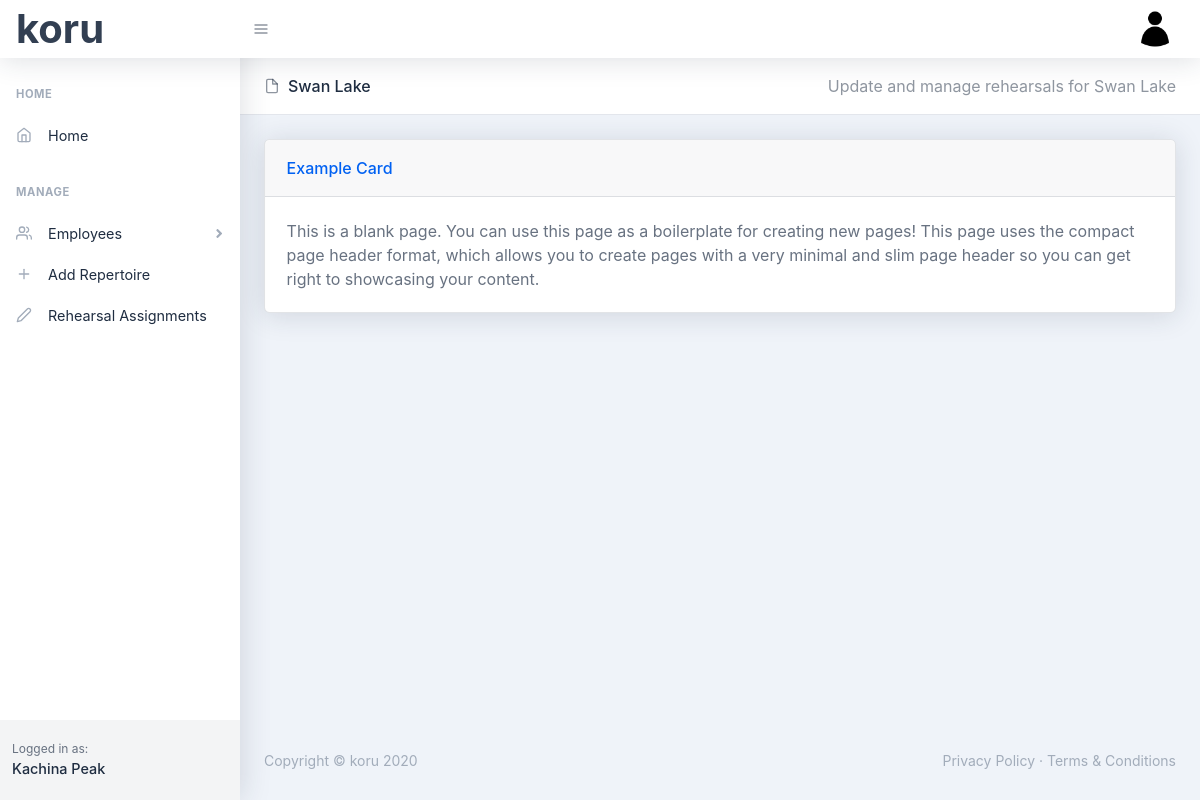
Screenshot of /rep/1 (signed in) with the database file from the repository.
### koru/models.py (models this page shows, shortened)
class User(db.Model, UserMixin):
    id = db.Column(db.Integer, primary_key=True)
    first_name = db.Column(db.String(30), nullable=False)
    last_name = db.Column(db.String(30), nullable=False)
    company_name = db.Column(db.String(60), nullable=False)
    email = db.Column(db.String(60), unique=True, nullable=False)
    image_file = db.Column(db.String(20), nullable=False, default='default.png')
    password = db.Column(db.String(60), nullable=False)
    dancers = db.relationship('Dancer', backref='company', lazy=True)
    balletmasters= db.relationship('BalletMaster', backref='company', lazy=True)
    accompanists = db.relationship('Accompanist', backref='company', lazy=True)
    repetiteurs = db.relationship('Repetiteur', backref='company', lazy=True)
    repertoire = db.relationship('Repertoire', backref='company', lazy=True)

class Repertoire(db.Model):
    id = db.Column(db.Integer, primary_key=True)
    title = db.Column(db.String(60), nullable=False)
    user_id = db.Column(db.Integer, db.ForeignKey('user.id'), nullable=False)

### koru/repertoire/routes.py (the view)
@repertoire.route('/rep/<int:rep_id>', methods=['GET', 'POST'])
@login_required
def rep(rep_id):
    rep = Repertoire.query.get_or_404(rep_id)
    if rep.company != current_user:
        abort(403)
    return render_template('rep.html', title=rep.title, rep=rep)

### koru/models.py (called while the page is built)
@login_manager.user_loader
def load_user(user_id):
    return User.query.get(int(user_id))

### koru/templates/rep.html (shortened to what this page needs)
{% extends "layout.html" %}
{% block header %}
<header class="page-header page-header-compact page-header-light border-bottom bg-white mb-4">
    <div class="container-fluid">
        <div class="page-header-content">
            <div class="row align-items-center justify-content-between pt-3">
                <div class="col-auto mb-3">
                    <h1 class="page-header-title">
                        <div class="page-header-icon"></div>
                        {{ rep.title }}
                    </h1>
                </div>
                <div class="col-12 col-xl-auto mb-3">Update and manage rehearsals for {{ rep.title }}</div>
            </div>
        </div>
    </div>
</header>
{% endblock %}
{% block main %}
<div class="container mt-4">
    <div class="card">
        <div class="card-header">Example Card</div>
        <div class="card-body">This is a blank page. You can use this page as a boilerplate for creating new pages! This page uses the compact page header format, which allows you to create pages with a very minimal and slim page header so you can get right to showcasing your content.</div>
    </div>
</div>
{% endblock %}

### koru/templates/layout.html (shortened to what this page needs)
<!DOCTYPE html>
<html lang="en">
    <head>
        <link href="../static/css/styles.css" rel="stylesheet" />
        <link href="https://cdn.datatables.net/1.10.21/css/jquery.dataTables.min.css" type="text/css" rel="stylesheet" />
    </head>
    <body class="nav-fixed">
        <nav class="topnav navbar navbar-expand shadow navbar-light bg-white" id="sidenavAccordion">
            <a class="navbar-brand" style="font-size: 40px;" href="{{ url_for('main.index') }}">koru</a>
            <button class="btn btn-icon btn-transparent-dark order-1 order-lg-0 mr-lg-2" id="sidebarToggle" href="#"><i data-feather="menu"></i></button>
            <ul class="navbar-nav align-items-center ml-auto">
                {% if current_user.is_authenticated %}
                <li class="nav-item dropdown no-caret mr-2 dropdown-user">
                    <a class="btn btn-icon btn-transparent-dark dropdown-toggle" id="navbarDropdownUserImage" href="javascript:void(0);" role="button" data-toggle="dropdown" aria-haspopup="true" aria-expanded="false"><img class="img-fluid" src="../static/images/profile_pics/{{ current_user.image_file }}" /></a>
                </li>
                {% else %}
                <a class="nav-link" href="{{ url_for('users.register') }}">Register</a>
                <a class="nav-link" href="{{ url_for('users.login') }}">Login</a>
                {% endif %}
            </ul>
        </nav>
        <div id="layoutSidenav">
            <div id="layoutSidenav_nav">
                <nav class="sidenav shadow-right sidenav-light">
                    <div class="sidenav-menu">
                        <div class="nav accordion" id="accordionSidenav">
                            <div class="sidenav-menu-heading">Home</div>
                            <a class="nav-link" href="{{ url_for('main.index') }}">
                                <div class="nav-link-icon"><i data-feather="home"></i></div>
                                Home
                            </a>
                            <div class="sidenav-menu-heading">Manage</div>
                            <a class="nav-link collapsed" href="javascript:void(0);" data-toggle="collapse" data-target="#collapseDashboards" aria-expanded="false" aria-controls="collapseDashboards">
                                <div class="nav-link-icon"><i data-feather="users"></i></div>
                                Employees
                                <div class="sidenav-collapse-arrow"><i class="fas fa-angle-down"></i></div>
                            </a>
                            <a class="nav-link" href="{{ url_for('repertoire.add_repertoire') }}">
                                <div class="nav-link-icon"><i data-feather="plus"></i></div>
                                Add Repertoire
                            </a>
                            <a class="nav-link" href="{{ url_for('repertoire.rehearsal_assignments') }}">
                                <div class="nav-link-icon"><i data-feather="edit-2"></i></div>
                                Rehearsal Assignments
                            </a>
                        </div>
                    </div>
                    <div class="sidenav-footer">
                        <div class="sidenav-footer-content">
                            <div class="sidenav-footer-subtitle">Logged in as:</div>
                            <div class="sidenav-footer-title">{{ current_user.company_name }}</div>
                        </div>
                    </div>
                </nav>
            </div>
            <div id="layoutSidenav_content">
                <main>
                    {% block header %} {% endblock %}
                        {% block main %} {% endblock %}
                </main>
                <footer class="footer mt-auto footer-light">
                    <div class="container-fluid">
                        <div class="row">
                            <div class="col-md-6 small">Copyright &copy; koru 2020</div>
                            <div class="col-md-6 text-md-right small">
                                <a href="#!">Privacy Policy</a>
                                &middot;
                                <a href="#!">Terms &amp; Conditions</a>
                            </div>
                        </div>
                    </div>
                </footer>
            </div>
        </div>
    </body>
</html>

### rows the page displays
User: image_file (placeholder picture), company_name "Kachina Peak"
Repertoire: title "Swan Lake"
